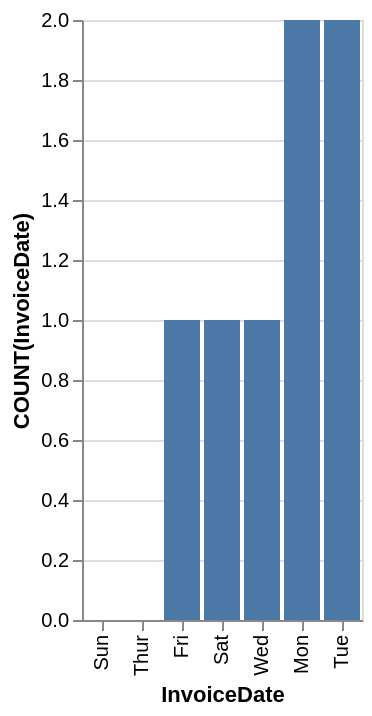

Source (Vega-Lite JSON):
### Vega-Lite specification from a JSON file in a GitHub repository (floating-point values rounded to 4 significant figures)
{"data": {"values": [{"x_data": "Sun", "y_data": 0}, {"x_data": "Thur", "y_data": 0}, {"x_data": "Fri", "y_data": 1}, {"x_data": "Sat", "y_data": 1}, {"x_data": "Wed", "y_data": 1}, {"x_data": "Mon", "y_data": 2}, {"x_data": "Tue", "y_data": 2}]}, "mark": "bar", "encoding": {"x": {"field": "x_data", "type": "nominal", "title": "InvoiceDate", "sort": {"op": "sum", "field": "y_data", "order": "ascending"}}, "y": {"field": "y_data", "type": "quantitative", "title": "COUNT(InvoiceDate)"}}}
